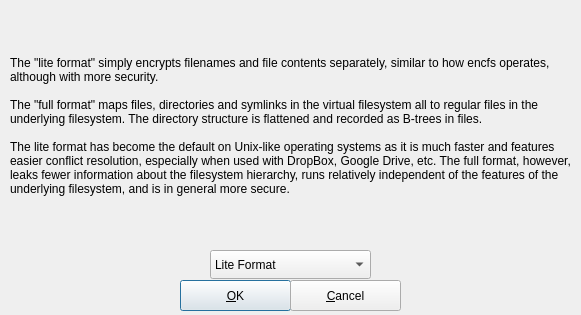
<?xml version="1.0" encoding="UTF-8"?>
<ui version="4.0">
 <class>securefscreateoptions</class>
 <widget class="QDialog" name="securefscreateoptions">
  <property name="geometry">
   <rect>
    <x>0</x>
    <y>0</y>
    <width>581</width>
    <height>315</height>
   </rect>
  </property>
  <property name="windowTitle">
   <string>Choose Format Type</string>
  </property>
  <widget class="QLabel" name="label">
   <property name="geometry">
    <rect>
     <x>10</x>
     <y>0</y>
     <width>561</width>
     <height>251</height>
    </rect>
   </property>
   <property name="text">
    <string>The &quot;lite format&quot; simply encrypts filenames and file contents separately, similar to how encfs operates, although with more security.

The &quot;full format&quot; maps files, directories and symlinks in the virtual filesystem all to regular files in the underlying filesystem. The directory structure is flattened and recorded as B-trees in files.

The lite format has become the default on Unix-like operating systems as it is much faster and features easier conflict resolution, especially when used with DropBox, Google Drive, etc. The full format, however, leaks fewer information about the filesystem hierarchy, runs relatively independent of the features of the underlying filesystem, and is in general more secure.</string>
   </property>
   <property name="wordWrap">
    <bool>true</bool>
   </property>
  </widget>
  <widget class="QComboBox" name="comboBox">
   <property name="geometry">
    <rect>
     <x>210</x>
     <y>250</y>
     <width>161</width>
     <height>29</height>
    </rect>
   </property>
   <item>
    <property name="text">
     <string>Lite Format</string>
    </property>
   </item>
   <item>
    <property name="text">
     <string>Full Format</string>
    </property>
   </item>
  </widget>
  <widget class="QPushButton" name="pbOK">
   <property name="geometry">
    <rect>
     <x>180</x>
     <y>280</y>
     <width>111</width>
     <height>31</height>
    </rect>
   </property>
   <property name="text">
    <string>&amp;OK</string>
   </property>
  </widget>
  <widget class="QPushButton" name="pbCancel">
   <property name="geometry">
    <rect>
     <x>290</x>
     <y>280</y>
     <width>111</width>
     <height>31</height>
    </rect>
   </property>
   <property name="text">
    <string>&amp;Cancel</string>
   </property>
  </widget>
 </widget>
 <resources/>
 <connections/>
</ui>
